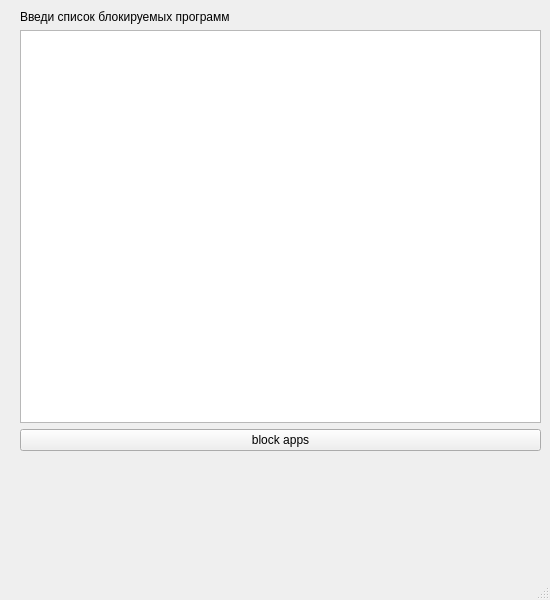
<?xml version="1.0" encoding="UTF-8"?>
<ui version="4.0">
 <class>MainWindow</class>
 <widget class="QMainWindow" name="MainWindow">
  <property name="geometry">
   <rect>
    <x>0</x>
    <y>0</y>
    <width>550</width>
    <height>600</height>
   </rect>
  </property>
  <property name="sizePolicy">
   <sizepolicy hsizetype="MinimumExpanding" vsizetype="MinimumExpanding">
    <horstretch>0</horstretch>
    <verstretch>0</verstretch>
   </sizepolicy>
  </property>
  <property name="windowTitle">
   <string>MainWindow</string>
  </property>
  <widget class="QWidget" name="centralwidget">
   <property name="sizePolicy">
    <sizepolicy hsizetype="Maximum" vsizetype="Maximum">
     <horstretch>0</horstretch>
     <verstretch>0</verstretch>
    </sizepolicy>
   </property>
   <widget class="QWidget" name="verticalLayoutWidget">
    <property name="geometry">
     <rect>
      <x>20</x>
      <y>10</y>
      <width>521</width>
      <height>441</height>
     </rect>
    </property>
    <layout class="QVBoxLayout" name="verticalLayout">
     <property name="sizeConstraint">
      <enum>QLayout::SizeConstraint::SetMaximumSize</enum>
     </property>
     <item>
      <widget class="QLabel" name="qlAboutListOfBlockedApps">
       <property name="text">
        <string>Введи список блокируемых программ</string>
       </property>
      </widget>
     </item>
     <item>
      <widget class="QTextEdit" name="qteBlockedAppsProcessNames"/>
     </item>
     <item>
      <widget class="QPushButton" name="pushButton">
       <property name="text">
        <string>block apps</string>
       </property>
      </widget>
     </item>
    </layout>
   </widget>
  </widget>
  <widget class="QMenuBar" name="menubar">
   <property name="geometry">
    <rect>
     <x>0</x>
     <y>0</y>
     <width>550</width>
     <height>39</height>
    </rect>
   </property>
  </widget>
  <widget class="QStatusBar" name="statusbar"/>
 </widget>
 <resources/>
 <connections/>
</ui>
